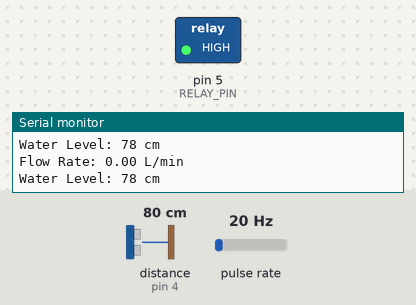
The sketch below on a simulated Arduino Uno, built with avr-gcc and run on an emulated ATmega328P. On the bench: switched loads named in the sketch (green lamp = pin HIGH), the last lines printed to the serial monitor. Wiring (inferred from the names in the program): ultrasonic range finder: trigger pin 3; echo pin 4; pulse sensor: data pin 2. Inputs (shaded band) come from the test bench; at power-on: distance to the obstacle (sensor on pin 4) 80 cm, pulse rate 20 Hz. The echo pulse lasts 58.3 µs per cm; pins used as bus, display or sensor lines are not drawn.

Above: at 1.2 s.
1.3 s: distance to the obstacle (sensor on pin 4) set to 84 cm
At 2.5 s:
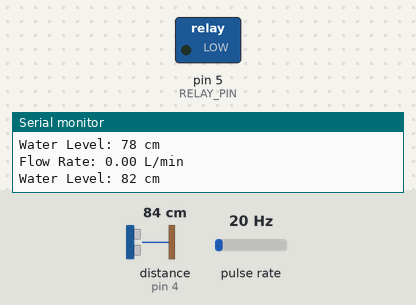
3.6 s: distance to the obstacle (sensor on pin 4) set to 2 cm
At 5.2 s:
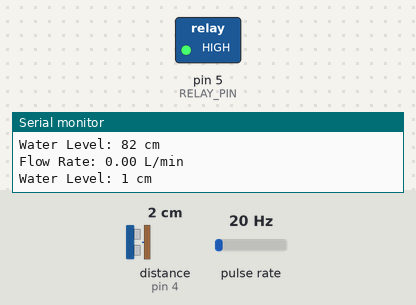
5.7 s: distance to the obstacle (sensor on pin 4) set to 120 cm
At 6.8 s:
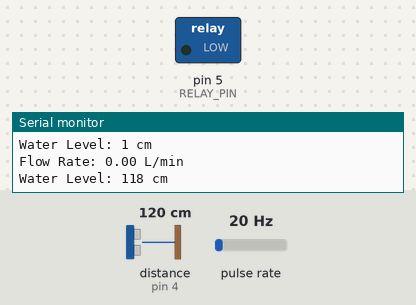
Timing chart, 0 to 8.7 s (numbered marks = the images above; inputs shaded):
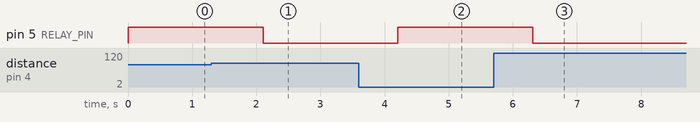

The sketch:

tank_arduino.ino
```cpp
// Include the necessary libraries
#include <SoftwareSerial.h>

// Pin definitions
#define FLOW_SENSOR_PIN 2         // Pin connected to the flow sensor
#define ULTRASONIC_TRIG_PIN 3     // Pin connected to the ultrasonic sensor trigger
#define ULTRASONIC_ECHO_PIN 4     // Pin connected to the ultrasonic sensor echo
#define RELAY_PIN 5               // Pin connected to the relay module

// Flow sensor variables
volatile int flowPulseCount = 0;
float flowRate = 0;

// Ultrasonic sensor variables
long duration;
int distance;

// SoftwareSerial for communication with NodeMCU
SoftwareSerial nodemcu(6, 7); // RX, TX

void setup() {
  // Initialize Serial communication
  Serial.begin(9600);

  // Initialize pins
  pinMode(FLOW_SENSOR_PIN, INPUT_PULLUP);
  pinMode(ULTRASONIC_TRIG_PIN, OUTPUT);
  pinMode(ULTRASONIC_ECHO_PIN, INPUT);
  pinMode(RELAY_PIN, OUTPUT);

  // Start SoftwareSerial communication with NodeMCU
  nodemcu.begin(9600);

  // Attach interrupt to flow sensor pin
  attachInterrupt(digitalPinToInterrupt(FLOW_SENSOR_PIN), pulseCounter, FALLING);
}

void loop() {
  // Calculate flow rate in liters per minute
  flowRate = (flowPulseCount / 7.5) / 1000;

  // Print flow rate
  Serial.print("Flow Rate: ");
  Serial.print(flowRate);
  Serial.println(" L/min");

  // Measure water level using ultrasonic sensor
  digitalWrite(ULTRASONIC_TRIG_PIN, LOW);
  delayMicroseconds(2);
  digitalWrite(ULTRASONIC_TRIG_PIN, HIGH);
  delayMicroseconds(10);
  digitalWrite(ULTRASONIC_TRIG_PIN, LOW);
  duration = pulseIn(ULTRASONIC_ECHO_PIN, HIGH);
  distance = duration * 0.034 / 2; // Convert to cm

  // Print water level
  Serial.print("Water Level: ");
  Serial.print(distance);
  Serial.println(" cm");

  // Control motor based on water level and flow rate
  if (distance < 80 && flowRate < 0.1) { // Adjust threshold distance as needed
    // Water level is below threshold and no incoming water supply, turn on the motor
    digitalWrite(RELAY_PIN, HIGH);
  } else {
    // Water level is at threshold or incoming water supply detected, turn off the motor
    digitalWrite(RELAY_PIN, LOW);
  }

  // Send data to NodeMCU
  nodemcu.print("Flow Rate: ");
  nodemcu.print(flowRate);
  nodemcu.print(" L/min, Water Level: ");
  nodemcu.print(distance);
  nodemcu.println(" cm");

  // Reset flow pulse count
  flowPulseCount = 0;

  // Wait for a moment
  delay(1000);
}

// Function to handle flow sensor interrupts
void pulseCounter() {
  flowPulseCount++;
}
```

Measured:
- the behaviour switches between 81 and 82 cm on distance to the obstacle (sensor on pin 4) (found by bisection; images 0 and 1)
- after the input at 1.3 s, pin 5 (RELAY_PIN): HIGH → LOW after 0.81 s
- after the input at 3.6 s, pin 5 (RELAY_PIN): LOW → HIGH after 0.61 s
- after the input at 5.7 s, pin 5 (RELAY_PIN): HIGH → LOW after 0.61 s
